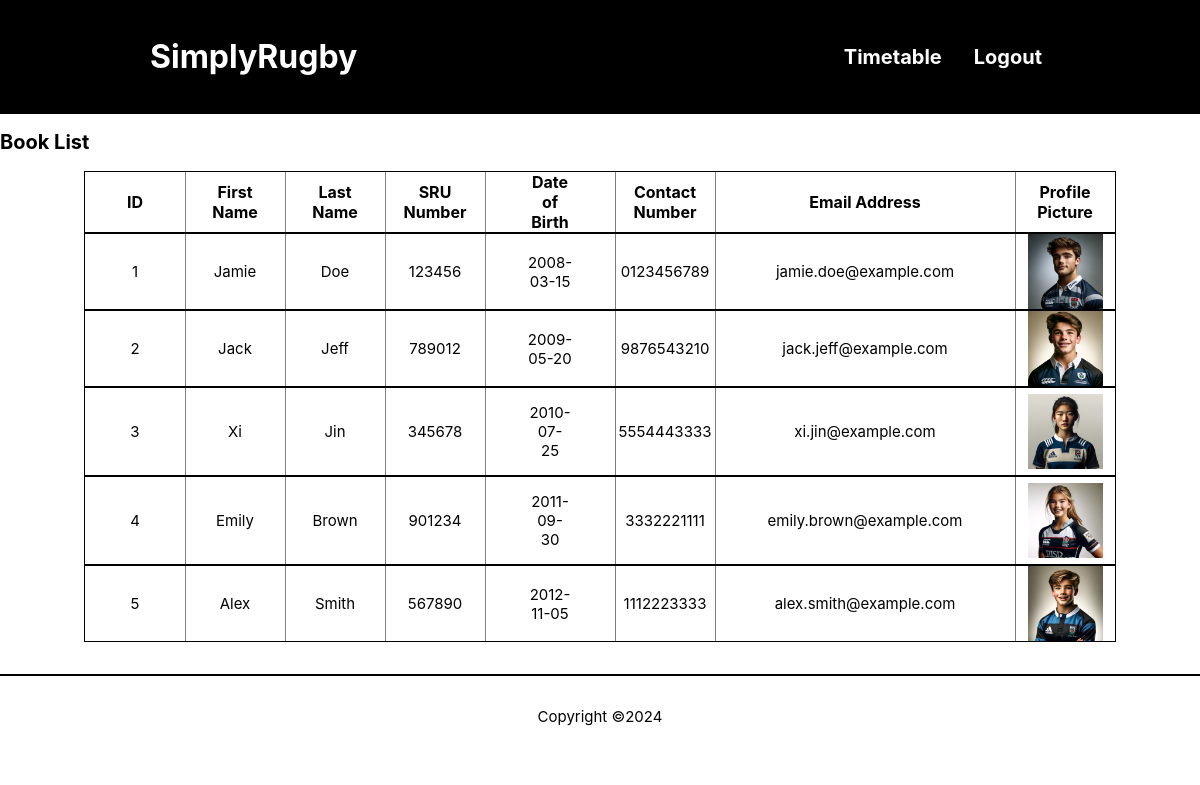
The page /junior-list.php (signed in) on the database its author committed.
### tables this page shows
CREATE TABLE juniors(
junior_id INT PRIMARY KEY AUTO_INCREMENT NOT NULL,
address_id INT NOT NULL,
user_id INT,
first_name  varchar(32) NOT NULL,
last_name  varchar(32) NOT NULL,
dob DATE,
sru_no  INT NOT NULL,
contact_no  varchar(40) NOT NULL,
mobile_no  varchar(40),
email_address varchar(45),
health_issues TEXT,
filename VARCHAR(64),
FOREIGN KEY (address_id) REFERENCES addresses (address_id),
FOREIGN KEY (user_id) REFERENCES users (user_id)
);

### classes/junior.php (called while the page is built, shortened)
<?php
require_once("classes/utils.php");
class Junior
{
  public static function getAllJuniors()
  {
    $conn = Connection::connect();
    $stmt = $conn->prepare(SQL::$getAllJuniors);
    $stmt->execute();
    $juniors = $stmt->fetchAll();
    return $juniors;
  }
}

### classes/utils.php (called while the page is built, shortened)
<?php
class Utils {
  public static function escape($input) {
    return trim(htmlspecialchars($input));
  }
}

### components/junior-card.php (the view)
<a class="book-card" href="junior-page.php?id=<?php echo $junior_id; ?>">
  <div class="id-container card-container">
      <p><?php echo $junior_id; ?></p>
  </div>
  <div class="firstN-container card-container">
      <p><?php echo $firstName; ?></p>
  </div>
  <div class="lastN-container card-container">
      <p><?php echo $lastName; ?></p>
  </div>
  <div class="sru-container card-container">
      <p class="book-price"><?php echo $sruNumber; ?></p>
  </div>
  <div class="dob-container card-container">
      <p class="book-price"><?php echo $dob; ?></p>
  </div>
  <div class="contactNo-container card-container">
      <p class="book-price"><?php echo $contactNumber; ?></p>
  </div>
  <div class="email-container card-container">
      <p class="book-price"><?php echo $emailAddress; ?></p>
  </div>
  <div class="pfp-container junior-pfp card-container">
    <img src="images/<?php echo $filename; ?>" alt="Cover for <?php echo $firstName; ?>" class="book-image">
 </div>
</a>

### classes/components.php (shortened to what this page needs)
<?php
class Components {
  public static function pageHeader($pageTitle, $stylesheets, $scripts) {
    require("components/header.php");
  }
  public static function pageFooter() {
    require("components/footer.php");
  }
  public static function allJuniors($juniors)
  {
    if (!empty($juniors)) {
      foreach ($juniors as $junior) {
        $junior_id = Utils::escape($junior["junior_id"]);
        $firstName = Utils::escape($junior["first_name"]);
        $lastName = Utils::escape($junior["last_name"]);
        $dob = Utils::escape($junior["dob"]);
        $sruNumber = Utils::escape($junior["sru_no"]);
        $contactNumber = Utils::escape($junior["contact_no"]);
        $emailAddress = Utils::escape($junior["email_address"]);
        $filename = Utils::escape($junior["filename"]);
        require("components/junior-card.php");
      }
    } else {
      require("components/no-books-found.php");
    }
  }
}

### css/style.css (style rules this page uses)
* { box-sizing: border-box; }
body { margin: 0; overflow-x: hidden; }
body, button, input, textarea, select { font-family: "Arial", "Helvetica", sans-serif; font-size: 16px; }
.book-card { color: black; flex: 1; max-width: 300px; text-align: center; text-decoration: none; }
.book-image { width: 100%; object-fit: cover; }
@media screen and (min-width:320px) { p, .skills-card div { font-size: 15px; } }
@media screen and (min-width:320px) { .book-card { display: flex; max-width: 90%; flex-direction: row; justify-content: space-between; align-items: stretch; border:1px black solid; } }
@media screen and (min-width:320px) { .card-container { width: 500px; display: flex; align-items: center; justify-content: center; box-shadow: .5px 0 0 #000; } }
@media screen and (min-width:320px) { .id-container { width: 25px; } }
@media screen and (min-width:320px) { .firstN-container { width: 70px; } }
@media screen and (min-width:320px) { .pfp-container { width: 100px; } }
@media screen and (min-width:320px) { .pfp-container img { width: 50px; } }
@media screen and (min-width:320px) { .lastN-container { width: 75px; } }
@media screen and (min-width:320px) { .sru-container { display: none; } }
@media screen and (min-width:320px) { .dob-container { width: 100px; } }
@media screen and (min-width:320px) { .contactNo-container { display: none; } }
@media screen and (min-width:320px) { .email-container { display: none; } }
@media screen and (min-width:320px) { .junior-pfp img { object-fit: cover; width: 50px; height: 75px; } }
@media screen and (min-width:320px) { p, body, td, input, select, button { font-family: -apple-system,system-ui,BlinkMacSystemFont,'Segoe UI',Roboto,'Helvetica Neue',Arial,sans-serif; } }
@media screen and (min-width: 950px) { .book-card { margin:0 auto; max-width: 1950px; display: flex; flex-direction: row; justify-content: space-between; align-items: stretch; border:1px black solid; } }
@media screen and (min-width: 950px) { .card-container { width: 500px; display: flex; align-items: center; justify-content: center; box-shadow: .5px 0 0 #000; } }
@media screen and (min-width: 950px) { .id-container { width: 100px; padding:0 25px; } }
@media screen and (min-width: 950px) { .firstN-container { width: 100px; padding:0 25px; } }
@media screen and (min-width: 950px) { .pfp-container { width: 100px; } }
@media screen and (min-width: 950px) { .lastN-container { width: 100px; padding:0 25px; } }
@media screen and (min-width: 950px) { .sru-container { width: 100px; padding:0 15px; } }
@media screen and (min-width: 950px) { .dob-container { width: 100px; padding:0 65px; } }
@media screen and (min-width: 950px) { .contactNo-container { width: 100px; padding:0 15px; } }
@media screen and (min-width: 950px) { .email-container { width: 300px; padding:0 25px; } }
@media screen and (min-width: 950px) { .pfp-container { width: 100px; padding:0 15px; } }
@media screen and (min-width: 950px) { .book-image { height: 100px; width: 50px; } }
@media screen and (min-width: 950px) { .junior-pfp img { width: 200px; height: 75px; object-position: 15% 30%; } }

### rows shown on the page
juniors: junior_id "1", first_name "Jamie", last_name "Doe", sru_no "123456", dob "2008-03-15", contact_no "0123456789", email_address "jamie.doe@example.com", filename (picture)
juniors: junior_id "2", first_name "Jack", last_name "Jeff", sru_no "789012", dob "2009-05-20", contact_no "9876543210", email_address "jack.jeff@example.com", filename (picture)
juniors: junior_id "3", first_name "Xi", last_name "Jin", sru_no "345678", dob "2010-07-25", contact_no "5554443333", email_address "xi.jin@example.com", filename (picture)
juniors: junior_id "4", first_name "Emily", last_name "Brown", sru_no "901234", dob "2011-09-30", contact_no "3332221111", email_address "emily.brown@example.com", filename (picture)
juniors: junior_id "5", first_name "Alex", last_name "Smith", sru_no "567890", dob "2012-11-05", contact_no "1112223333", email_address "alex.smith@example.com", filename (picture)
